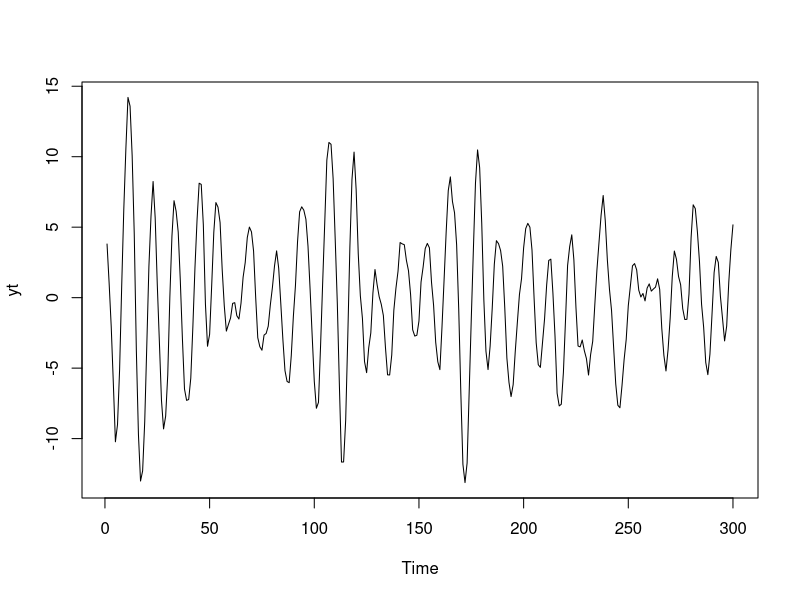
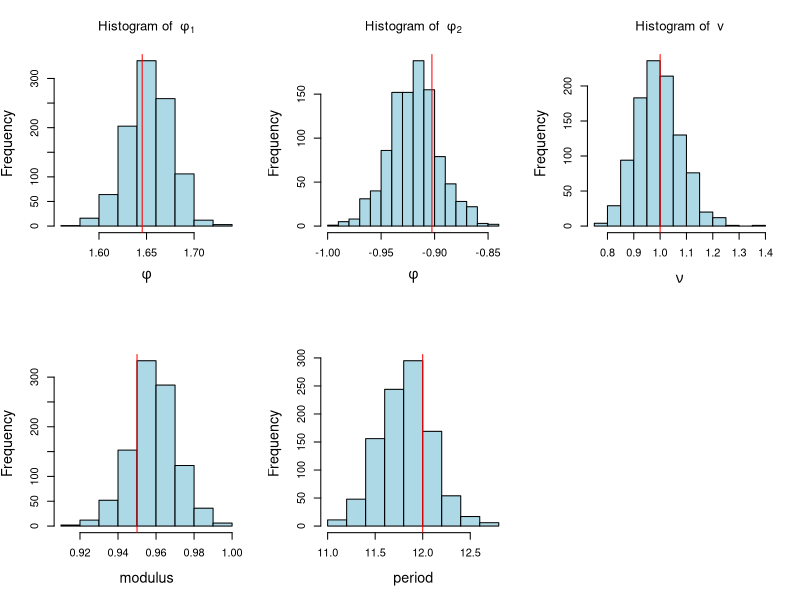
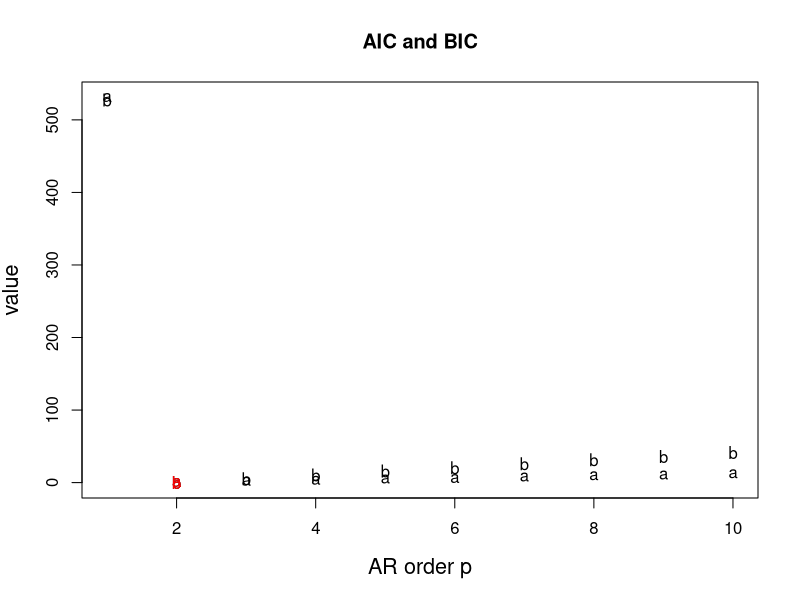

The R source for these figures, in order:
set.seed(2021)
# Simulate 300 observations from an AR(2) with one pair of complex-valued reciprocal roots 
r=0.95
lambda=12 
phi=numeric(2) 
phi[1]=2*r*cos(2*pi/lambda) 
phi[2]=-r^2
sd=1 # innovation standard deviation
T=300 # number of time points
# generate stationary AR(2) process
yt=arima.sim(n = T, model = list(ar = phi), sd = sd) 

## Compute the MLE for phi and the unbiased estimator for v using the conditional likelihood
p=2
y=rev(yt[(p+1):T]) # response
X=t(matrix(yt[rev(rep((1:p),T-p)+rep((0:(T-p-1)),rep(p,T-p)))],p,T-p));
XtX=t(X)%*%X
XtX_inv=solve(XtX)
phi_MLE=XtX_inv%*%t(X)%*%y # MLE for phi
s2=sum((y - X%*%phi_MLE)^2)/(length(y) - p) #unbiased estimate for v

cat("\n MLE of conditional likelihood for phi: ", phi_MLE, "\n",
    "Estimate for v: ", s2, "\n")

# Simulate 300 observations from an AR(2) with one pair of complex-valued roots 
set.seed(2021)
r=0.95
lambda=12 
phi=numeric(2) 
phi[1]=2*r*cos(2*pi/lambda) 
phi[2]=-r^2
sd=1 # innovation standard deviation
T=300 # number of time points
# generate stationary AR(2) process
yt=arima.sim(n = T, model = list(ar = phi), sd = sd) 
par(mfrow=c(1,1))
plot(yt)

## Compute the MLE of phi and the unbiased estimator of v using the conditional likelihood
p=2
y=rev(yt[(p+1):T]) # response
X=t(matrix(yt[rev(rep((1:p),T-p)+rep((0:(T-p-1)),rep(p,T-p)))],p,T-p));
XtX=t(X)%*%X
XtX_inv=solve(XtX)
phi_MLE=XtX_inv%*%t(X)%*%y # MLE for phi
s2=sum((y - X%*%phi_MLE)^2)/(length(y) - p) #unbiased estimate for v

#####################################################################################
### Posterior inference, conditional likelihood + reference prior via 
### direct sampling                 
#####################################################################################

n_sample=1000 # posterior sample size
library(MASS)

## step 1: sample v from inverse gamma distribution
v_sample=1/rgamma(n_sample, (T-2*p)/2, sum((y-X%*%phi_MLE)^2)/2)

## step 2: sample phi conditional on v from normal distribution
phi_sample=matrix(0, nrow = n_sample, ncol = p)
for(i in 1:n_sample){
  phi_sample[i, ]=mvrnorm(1,phi_MLE,Sigma=v_sample[i]*XtX_inv)
}

par(mfrow = c(2, 3), cex.lab = 1.3)
## plot histogram of posterior samples of phi and v

for(i in 1:2){
  hist(phi_sample[, i], xlab = bquote(phi), 
       main = bquote("Histogram of "~phi[.(i)]),col='lightblue')
  abline(v = phi[i], col = 'red')
}

hist(v_sample, xlab = bquote(nu), main = bquote("Histogram of "~v),col='lightblue')
abline(v = sd, col = 'red')

#####################################################
# Graph posterior for modulus and period 
#####################################################
r_sample=sqrt(-phi_sample[,2])
lambda_sample=2*pi/acos(phi_sample[,1]/(2*r_sample))
hist(r_sample,xlab="modulus",main="",col='lightblue')
abline(v=0.95,col='red')
hist(lambda_sample,xlab="period",main="",col='lightblue')
abline(v=12,col='red')

###################################################
# Simulate data from an AR(2)
###################################################
set.seed(2021)
r=0.95
lambda=12 
phi=numeric(2) 
phi[1]=2*r*cos(2*pi/lambda) 
phi[2]=-r^2
sd=1 # innovation standard deviation
T=300 # number of time points
# generate stationary AR(2) process
yt=arima.sim(n = T, model = list(ar = phi), sd = sd) 

#############################################################################
######   compute AIC and BIC for different AR(p)s based on simulated data ###
#############################################################################
pmax=10 # the maximum of model order
Xall=t(matrix(yt[rev(rep((1:pmax),T-pmax)+rep((0:(T-pmax-1)),
                                              rep(pmax,T-pmax)))], pmax, T-pmax));
y=rev(yt[(pmax+1):T])
n_cond=length(y) # (number of total time points - the maximum of model order)

## compute MLE
my_MLE <- function(y, Xall, p){
  n=length(y)
  x=Xall[,1:p]
  a=solve(t(x) %*%x)
  a=(a + t(a))/2 # for numerical stability 
  b=a%*%t(x)%*%y # mle for ar coefficients
  r=y - x%*%b # residuals 
  nu=n - p # degrees freedom
  R=sum(r*r) # SSE
  s=R/nu #MSE
  return(list(b = b, s = s, R = R, nu = nu))
}


## function for AIC and BIC computation 
AIC_BIC <- function(y, Xall, p){
  ## number of time points
  n <- length(y)
  
  ## compute MLE
  tmp=my_MLE(y, Xall, p)
  
  ## retrieve results
  R=tmp$R
  
  ## compute likelihood
  likl= n*log(R)
  
  ## compute AIC and BIC
  aic =likl + 2*(p)
  bic =likl + log(n)*(p)
  return(list(aic = aic, bic = bic))
}
# Compute AIC, BIC 
aic =numeric(pmax)
bic =numeric(pmax)

for(p in 1:pmax){
  tmp =AIC_BIC(y,Xall, p)
  aic[p] =tmp$aic
  bic[p] =tmp$bic
  print(c(p, aic[p], bic[p])) # print AIC and BIC by model order
}

## compute difference between the value and its minimum
aic =aic-min(aic) 
bic =bic-min(bic) 

## draw plot of AIC, BIC, and the marginal likelihood
par(mfrow = c(1, 1))
matplot(1:pmax,matrix(c(aic,bic),pmax,2),ylab='value',
        xlab='AR order p',pch="ab", col = 'black', main = "AIC and BIC")
# highlight the model order selected by AIC
text(which.min(aic), aic[which.min(aic)], "a", col = 'red') 
# highlight the model order selected by BIC
text(which.min(bic), bic[which.min(bic)], "b", col = 'red') 

########################################################
p <- which.min(bic) # We set up the moder order
print(paste0("The chosen model order by BIC: ", p))


